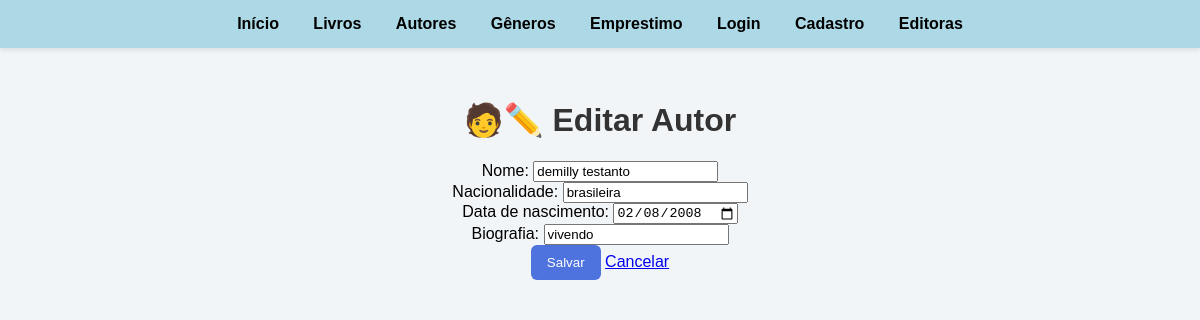
Page /editar_autor?id=2 (signed in) on the earlier database version.
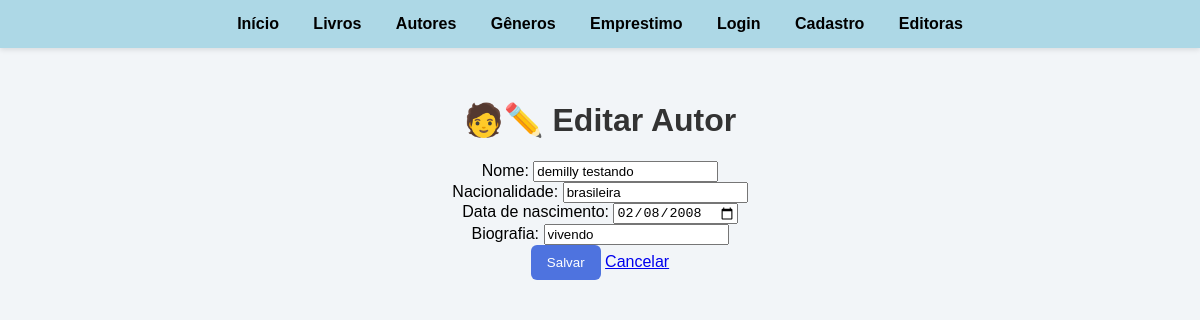
Same page on the later database version.
### tables this page shows
CREATE TABLE autores (
    id_autor INTEGER PRIMARY KEY AUTOINCREMENT,
    nome_autor VARCHAR(255) NOT NULL,
    nacionalidade VARCHAR(255),
    data_nascimento DATE,
    biografia TEXT
);

### app.py (the view)
@app.route('/editar_autor', methods=["GET", "POST"])
@login_required
def editar_autor():
    conexao = obter_conexao()
    if request.method == "POST":
        id_autor = request.form['id_autor']
        novo_nome = request.form['nome']
        novo_nacionalidade = request.form['nacionalidade']
        novo_data_nascimento = request.form['data_nascimento']
        nova_biografia = request.form['biografia']
        sql = """UPDATE autores SET nome_autor = ?, nacionalidade = ?, data_nascimento = ?, biografia = ? WHERE id_autor = ?"""
        conexao.execute(sql, (novo_nome, novo_nacionalidade, novo_data_nascimento, nova_biografia, id_autor))
        conexao.commit()
        conexao.close()
        flash('Autor atualizado com sucesso!', category='success')
        return redirect(url_for('autores'))
    else:
        id_autor = request.args.get('id')
        cursor = conexao.execute("SELECT * FROM autores WHERE id_autor = ?", (id_autor,))
        autor = cursor.fetchone()
        conexao.close()
        return render_template('editar_autor.html', autor=autor)

### app.py (called while the page is built)
@login_manager.user_loader
def load_user(user_id):
    return User.achar_email(user_id)

### database.py (called while the page is built)
def obter_conexao():
    conexao = sqlite3.connect('livros.db')
    conexao.execute("PRAGMA foreign_keys = ON")
    conexao.row_factory = sqlite3.Row
    return conexao

### modelos/__init__.py (called while the page is built)
    @classmethod
    def achar_email(cls, email):
        conexao = obter_conexao()
        sql = "SELECT * FROM usuarios WHERE email = ?"
        resultado = conexao.execute(sql, (email,)).fetchone()
        if resultado:
            return User(
                email=resultado['email'],
                nome=resultado['nome_usuario'],
                senha=resultado['senha_usuario'],
                numero_telefone=resultado['numero_telefone'],
                data_inscricao=resultado['data_inscricao']
            )
        return None

### templates/editar_autor.html (shortened to what this page needs)
{% extends 'base.html' %}
{% block conteudo %}
<h1>🧑✏️ Editar Autor</h1>
<form method="POST" action="{{ url_for('editar_autor') }}">
    {% if autor %}
    Nome: <input type="text" name="nome" value="{{ autor['nome_autor'] }}" required><br>
    Nacionalidade: <input type="text" name="nacionalidade" value="{{ autor['nacionalidade'] }}" required><br>
    Data de nascimento: <input type="date" name="data_nascimento" value="{{ autor['data_nascimento'] }}"><br>
    Biografia: <input type="text" name="biografia" value="{{ autor['biografia'] }}"><br>
    <button type="submit">Salvar</button>
    {% else %}
        <p>Nenhum autor encontrado.</p>
    {% endif %}
    <a href="{{ url_for('autores') }}">Cancelar</a>
</form>
{% endblock %}

Differences in the rows shown:
changed autores "brasileira": nome "demilly testanto" → "demilly testando"
